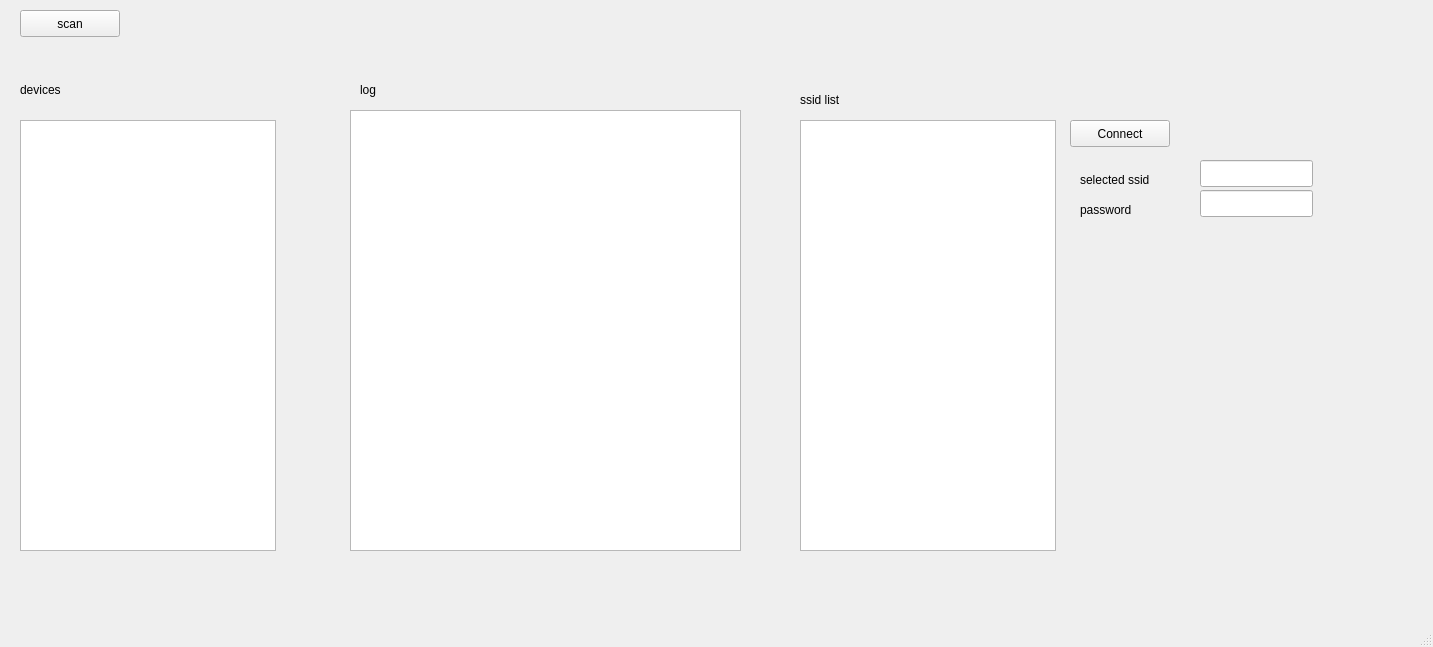
<?xml version="1.0" encoding="UTF-8"?>
<ui version="4.0">
 <class>MainWindow</class>
 <widget class="QMainWindow" name="MainWindow">
  <property name="geometry">
   <rect>
    <x>0</x>
    <y>0</y>
    <width>1433</width>
    <height>647</height>
   </rect>
  </property>
  <property name="windowTitle">
   <string>MainWindow</string>
  </property>
  <widget class="QWidget" name="centralwidget">
   <widget class="QPushButton" name="pushButton">
    <property name="geometry">
     <rect>
      <x>20</x>
      <y>10</y>
      <width>100</width>
      <height>27</height>
     </rect>
    </property>
    <property name="text">
     <string>scan</string>
    </property>
   </widget>
   <widget class="QListWidget" name="deviceListWidget">
    <property name="geometry">
     <rect>
      <x>20</x>
      <y>120</y>
      <width>256</width>
      <height>431</height>
     </rect>
    </property>
   </widget>
   <widget class="QLabel" name="label">
    <property name="geometry">
     <rect>
      <x>20</x>
      <y>80</y>
      <width>79</width>
      <height>19</height>
     </rect>
    </property>
    <property name="text">
     <string>devices</string>
    </property>
   </widget>
   <widget class="QTextEdit" name="logTextEdit">
    <property name="geometry">
     <rect>
      <x>350</x>
      <y>110</y>
      <width>391</width>
      <height>441</height>
     </rect>
    </property>
   </widget>
   <widget class="QLabel" name="label_2">
    <property name="geometry">
     <rect>
      <x>360</x>
      <y>80</y>
      <width>271</width>
      <height>19</height>
     </rect>
    </property>
    <property name="text">
     <string>log</string>
    </property>
   </widget>
   <widget class="QListWidget" name="ssidListWidget">
    <property name="geometry">
     <rect>
      <x>800</x>
      <y>120</y>
      <width>256</width>
      <height>431</height>
     </rect>
    </property>
    <property name="mouseTracking">
     <bool>false</bool>
    </property>
    <property name="tabletTracking">
     <bool>false</bool>
    </property>
   </widget>
   <widget class="QLabel" name="label_3">
    <property name="geometry">
     <rect>
      <x>800</x>
      <y>90</y>
      <width>271</width>
      <height>19</height>
     </rect>
    </property>
    <property name="text">
     <string>ssid list</string>
    </property>
   </widget>
   <widget class="QPushButton" name="connectButton">
    <property name="geometry">
     <rect>
      <x>1070</x>
      <y>120</y>
      <width>100</width>
      <height>27</height>
     </rect>
    </property>
    <property name="text">
     <string>Connect</string>
    </property>
   </widget>
   <widget class="QLabel" name="label_4">
    <property name="geometry">
     <rect>
      <x>1080</x>
      <y>170</y>
      <width>121</width>
      <height>19</height>
     </rect>
    </property>
    <property name="text">
     <string>selected ssid</string>
    </property>
   </widget>
   <widget class="QLabel" name="label_5">
    <property name="geometry">
     <rect>
      <x>1080</x>
      <y>200</y>
      <width>121</width>
      <height>19</height>
     </rect>
    </property>
    <property name="text">
     <string>password</string>
    </property>
   </widget>
   <widget class="QLineEdit" name="selectedSSID">
    <property name="geometry">
     <rect>
      <x>1200</x>
      <y>160</y>
      <width>113</width>
      <height>27</height>
     </rect>
    </property>
   </widget>
   <widget class="QLineEdit" name="password">
    <property name="geometry">
     <rect>
      <x>1200</x>
      <y>190</y>
      <width>113</width>
      <height>27</height>
     </rect>
    </property>
   </widget>
  </widget>
  <widget class="QMenuBar" name="menubar">
   <property name="geometry">
    <rect>
     <x>0</x>
     <y>0</y>
     <width>1433</width>
     <height>24</height>
    </rect>
   </property>
  </widget>
  <widget class="QStatusBar" name="statusbar"/>
 </widget>
 <resources/>
 <connections/>
</ui>
